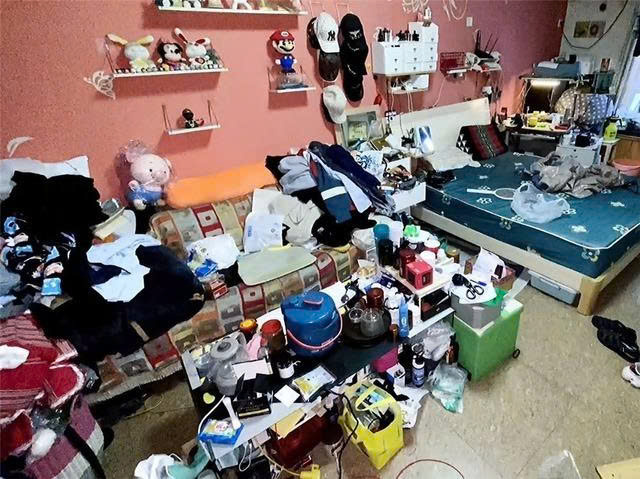
#> input picture 1791939977752_5646499923309140188_g3903960386938638765_b2f5a6815a9eed3880fc948527854ddb.jpg, 640 x 479 px
$ python chamdiem.py
#> lines starting #> are read from the running program, lines starting #| are printed output that depends on the picture; after the words box and inside, x2 and y2 are one past the last pixel; in counts of white or black regions, pixels touching at a corner belong together
#> the answer given: 1791939977752_5646499923309140188_g3903960386938638765_b2f5a6815a9eed3880fc948527854ddb.jpg
#> in main, image is the input picture: shape (479, 640, 3); mean B, G, R 109.1, 112.2, 126.2

import cv2
import numpy as np
import matplotlib.pyplot as plt
import tkinter as tk
from tkinter import filedialog
import os

def calculate_score(image):
    height, width = image.shape[:2]
#> height = 479; width = 640
    total_pixels = height * width
#> total_pixels = 306560

    gray = cv2.cvtColor(image, cv2.COLOR_BGR2GRAY)
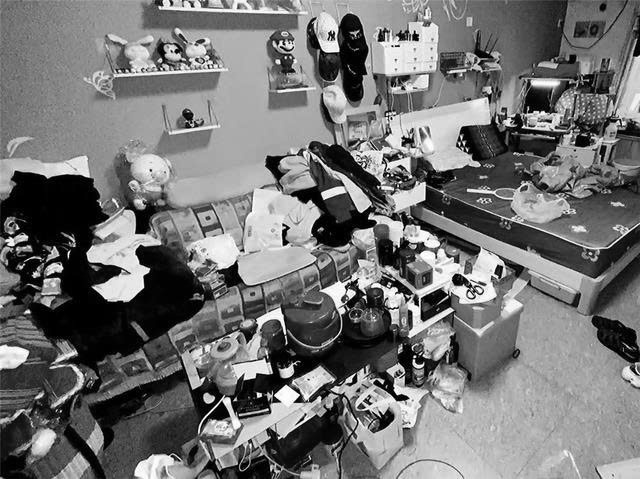
#> gray: shape (479, 640); min 0, max 255, mean 116

    blur = cv2.GaussianBlur(gray, (5, 5), 0)
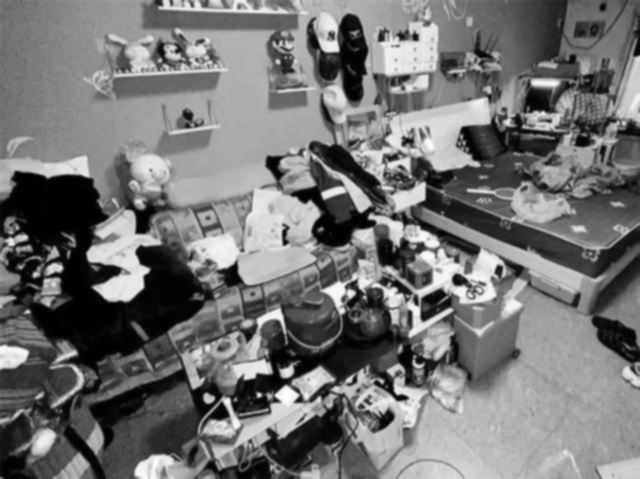
#> blur: shape (479, 640); min 0, max 252, mean 116

    edges = cv2.Canny(blur, 80, 160)
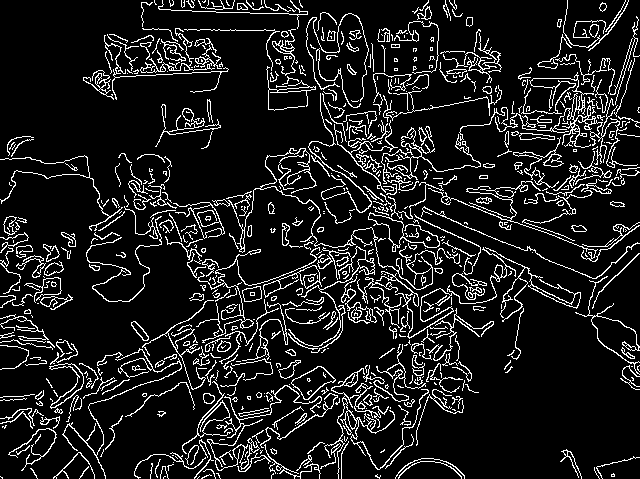
#> edges: shape (479, 640); 11.4% white in thin lines or dots

    edge_density = np.count_nonzero(edges) / total_pixels
#> edge_density = 0.114

    edge_penalty = min(edge_density * 300, 100)
#> edge_penalty = 34.08

    kernel = np.ones((5, 5), np.uint8)

    binary = cv2.threshold(
        edges, 50, 255, cv2.THRESH_BINARY
    )[1]

    binary = cv2.dilate(binary, kernel, iterations=2)
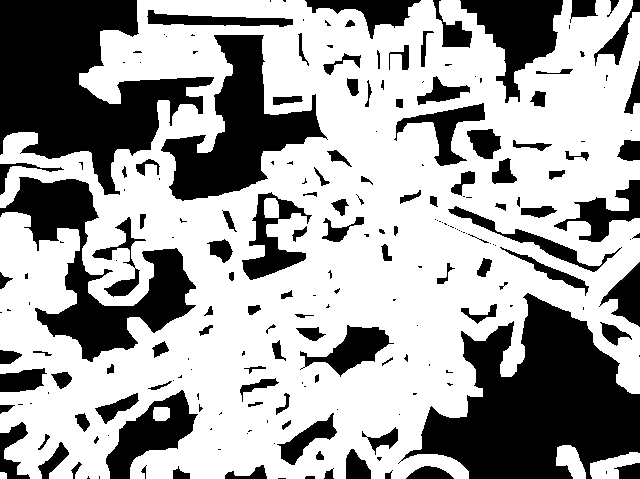
#> binary: shape (479, 640); 64% white; 215 black regions (100 under 20 px)

    contours, _ = cv2.findContours(
        binary,
        cv2.RETR_EXTERNAL,
        cv2.CHAIN_APPROX_SIMPLE
    )
#> contours = 5 contours; box (x1, y1, x2, y2) and area: (0, 0, 640, 479) 224543, (590, 452, 640, 479) 716, (556, 445, 586, 479) 596, (153, 407, 170, 421) 193, (0, 472, 7, 479) 34

    large_contours = []

    for contour in contours:
        area = cv2.contourArea(contour)

        if area > total_pixels * 0.001:
            large_contours.append(contour)
#> this loop made 5 passes
#> area on passes 1 to 5: 34.5, 716.5, 596, 193, 224543
#> after the loop, large_contours = 3 contours; box (x1, y1, x2, y2) and area: (0, 0, 640, 479) 224543, (590, 452, 640, 479) 716, (556, 445, 586, 479) 596

    object_count = len(large_contours)
#> object_count = 3

    object_penalty = min(object_count * 3, 100)
#> object_penalty = 9

    occupied_area = sum(
        cv2.contourArea(c) for c in large_contours
    )
#> occupied_area = 225855.5

    area_ratio = occupied_area / total_pixels
#> area_ratio = 0.737

    area_penalty = min(area_ratio * 200, 100)
#> area_penalty = 100

    lower_region = gray[int(height * 0.5):, :]
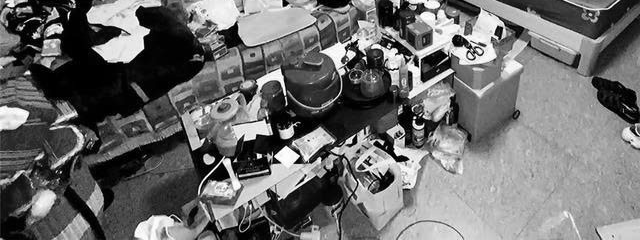
#> lower_region: shape (240, 640); min 0, max 255, mean 109.5

    lower_edges = cv2.Canny(
        lower_region, 80, 160
    )
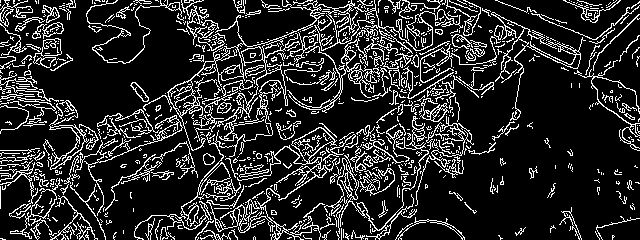
#> lower_edges: shape (240, 640); 16.4% white in thin lines or dots

    lower_density = (
        np.count_nonzero(lower_edges)
        / lower_edges.size
    )
#> lower_density = 0.164

    clutter_penalty = min(lower_density * 300, 100)
#> clutter_penalty = 49.31

    score = 100 - (
        0.25 * edge_penalty
        + 0.30 * object_penalty
        + 0.25 * clutter_penalty
        + 0.20 * area_penalty
    )
#> score = 56.45

    score = max(0, min(100, score))

    return (
        round(score, 2),
        object_count,
        edge_density,
        area_ratio,
        clutter_penalty,
        large_contours
    )


def classify_room(score):
    if score >= 80:
        return "Phong gon gang"

    elif score >= 60:
        return "Phong kha gon"

    elif score >= 40:
        return "Phong hoi bua bon"

    else:
        return "Phong bua bon"


def main():
    root = tk.Tk()
    root.withdraw()

    image_path = filedialog.askopenfilename(
        title="Chon anh phong",
        filetypes=[
            ("Image files", "*.jpg *.jpeg *.png *.bmp")
        ]
    )

    if not image_path:
        print("Chua chon anh")
        return

    image = cv2.imread(image_path)

    if image is None:
        print("Khong doc duoc anh")
        return

    (
        score,
        object_count,
        edge_density,
        area_ratio,
        clutter_penalty,
        contours
    ) = calculate_score(image)
#> score = 56.45; object_count = 3; edge_density = 0.114; area_ratio = 0.737; clutter_penalty = 49.31; contours has the same summary as large_contours in calculate_score

    label = classify_room(score)
#> label = 'Phong hoi bua bon'

    result = image.copy()

    cv2.drawContours(
        result,
        contours,
        -1,
        (0, 255, 0),
        2
    )

    text = f"Score: {score}/100"
#> text = 'Score: 56.45/100'

    cv2.putText(
        result,
        text,
        (20, 40),
        cv2.FONT_HERSHEY_SIMPLEX,
        1,
        (0, 0, 255),
        2
    )
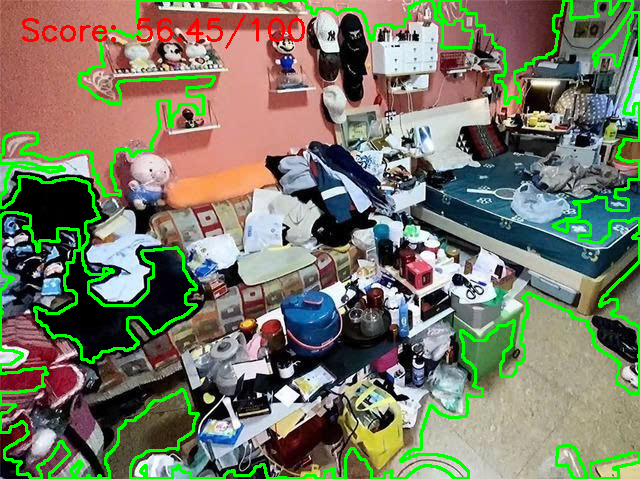
#> result: shape (479, 640, 3); mean B, G, R 102.3, 122, 119.1

    print("\n===== KET QUA CHAM DIEM =====")
    print("Anh:", os.path.basename(image_path))
    print("Diem:", score, "/100")
#| Diem: 56.45 /100
    print("Danh gia:", label)
#| Danh gia: Phong hoi bua bon
    print("So vung phat hien:", object_count)
#| So vung phat hien: 3
    print("Mat do bien:", round(edge_density, 4))
#| Mat do bien: 0.1136
    print("Ty le dien tich vung:", round(area_ratio, 4))
#| Ty le dien tich vung: 0.7367
    print("Chi so roi o nua duoi:", round(clutter_penalty, 2))
#| Chi so roi o nua duoi: 49.31

    os.makedirs("results", exist_ok=True)

    output_path = os.path.join(
        "results",
        "result_" + os.path.basename(image_path)
    )

    cv2.imwrite(output_path, result)

    result_rgb = cv2.cvtColor(
        result,
        cv2.COLOR_BGR2RGB
    )

    plt.figure(figsize=(12, 7))
    plt.imshow(result_rgb)
    plt.title(f"{label} - {score}/100")
    plt.axis("off")
    plt.show()

    print("Da luu anh ket qua:", output_path)


if __name__ == "__main__":
    main()
